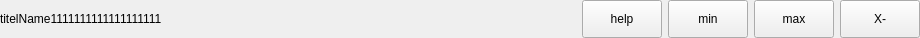
<?xml version="1.0" encoding="UTF-8"?>
<ui version="4.0">
 <class>TitleForm</class>
 <widget class="QWidget" name="TitleForm">
  <property name="geometry">
   <rect>
    <x>0</x>
    <y>0</y>
    <width>920</width>
    <height>38</height>
   </rect>
  </property>
  <property name="windowTitle">
   <string>Form</string>
  </property>
  <layout class="QGridLayout" name="gridLayout">
   <property name="leftMargin">
    <number>0</number>
   </property>
   <property name="topMargin">
    <number>0</number>
   </property>
   <property name="rightMargin">
    <number>0</number>
   </property>
   <property name="bottomMargin">
    <number>0</number>
   </property>
   <item row="0" column="1">
    <spacer name="horizontalSpacer">
     <property name="orientation">
      <enum>Qt::Horizontal</enum>
     </property>
     <property name="sizeHint" stdset="0">
      <size>
       <width>419</width>
       <height>20</height>
      </size>
     </property>
    </spacer>
   </item>
   <item row="0" column="6">
    <widget class="QPushButton" name="close_Btn">
     <property name="sizePolicy">
      <sizepolicy hsizetype="Preferred" vsizetype="Preferred">
       <horstretch>0</horstretch>
       <verstretch>0</verstretch>
      </sizepolicy>
     </property>
     <property name="text">
      <string>X-</string>
     </property>
    </widget>
   </item>
   <item row="0" column="0">
    <widget class="QLabel" name="title_Label">
     <property name="text">
      <string>titelName1111111111111111111</string>
     </property>
    </widget>
   </item>
   <item row="0" column="5">
    <widget class="QPushButton" name="max_Btn">
     <property name="sizePolicy">
      <sizepolicy hsizetype="Preferred" vsizetype="Preferred">
       <horstretch>0</horstretch>
       <verstretch>0</verstretch>
      </sizepolicy>
     </property>
     <property name="text">
      <string>max</string>
     </property>
    </widget>
   </item>
   <item row="0" column="3">
    <widget class="QPushButton" name="min_Btn">
     <property name="sizePolicy">
      <sizepolicy hsizetype="Preferred" vsizetype="Preferred">
       <horstretch>0</horstretch>
       <verstretch>0</verstretch>
      </sizepolicy>
     </property>
     <property name="text">
      <string>min</string>
     </property>
    </widget>
   </item>
   <item row="0" column="2">
    <widget class="QPushButton" name="help_Btn">
     <property name="sizePolicy">
      <sizepolicy hsizetype="Preferred" vsizetype="Preferred">
       <horstretch>0</horstretch>
       <verstretch>0</verstretch>
      </sizepolicy>
     </property>
     <property name="text">
      <string>help</string>
     </property>
    </widget>
   </item>
  </layout>
 </widget>
 <resources/>
 <connections/>
</ui>
